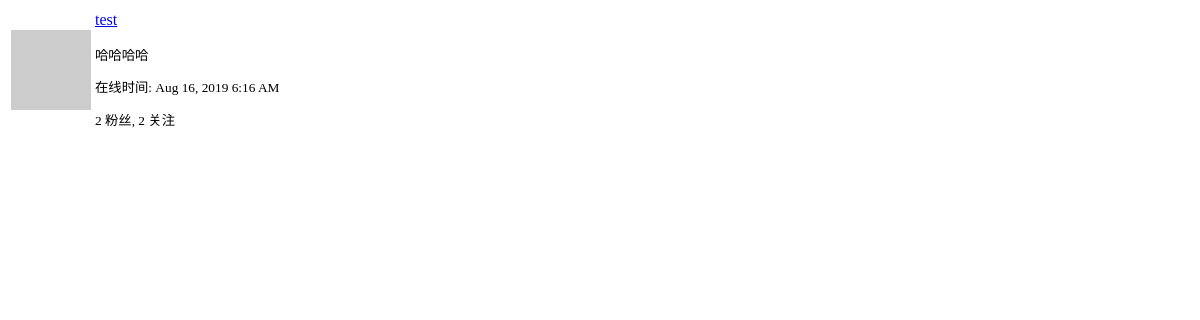
/user/test/popup (signed in), run on an earlier commit of the app's database.
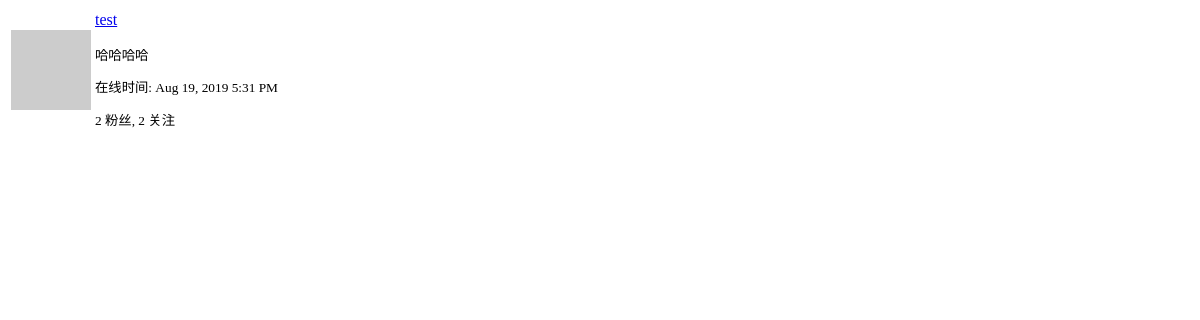
And on a later commit of the database.
### app/models.py (models this page shows, shortened)
class User(UserMixin, db.Model):
    id = db.Column(db.Integer, primary_key=True)
    username = db.Column(db.String(64), index=True, unique=True)
    email = db.Column(db.String(120), index=True, unique=True)
    password_hash = db.Column(db.String(128))
    about_me = db.Column(db.String(140))
    last_seen = db.Column(db.DateTime, default=datetime.utcnow)
    posts = db.relationship('Post', backref='author', lazy='dynamic')
    def avatar(self, size):
        digest = md5(self.email.lower().encode('utf-8')).hexdigest()
        return 'https://www.gravatar.com/avatar/{}?d=identicon&s={}'.format(
            digest, size)
    followed = db.relationship(
        'User', secondary=followers,
        primaryjoin=(followers.c.follower_id == id),
        secondaryjoin=(followers.c.followed_id == id),
        backref=db.backref('followers', lazy='dynamic'), lazy='dynamic')

### app/main/routes.py (the view)
@bp.route('/user/<username>/popup')
def pop_up(username):
    user = User.query.filter_by(username=username).first_or_404()
    return render_template('pop_up.html', user=user)

### app/main/routes.py (called while the page is built)
@bp.before_app_request
def before_request():
    if current_user.is_authenticated:
        current_user.last_seen = datetime.utcnow()
        db.session.commit()
        g.search_form = SearchForm()

### app/models.py (called while the page is built)
@login.user_loader
def load_user(id):
    return User.query.get(int(id))

### app/templates/pop_up.html (shortened to what this page needs)
<table class="table">
    <tr>
        <td width="64" style="border: 0px;"><img src="{{ user.avatar(64) }}"></td>
        <td style="border: 0px;">
            <p>
                <a href="{{ url_for('main.user', username=user.username) }}">
                    {{ user.username }}
                </a>
            </p>
            <small>
                {% if user.about_me %}<p>{{ user.about_me }}</p>{% endif %}
                {% if user.last_seen %}
                <p>{{ '在线时间' }}:
                {{ moment(user.last_seen).format('lll') }}</p>
                {% endif %}
                <p>{{ '{} 粉丝'.format(user.followers.count()) }},
                {{ '{} 关注'.format(user.followed.count()) }}</p>
            </small>
        </td>
    </tr>
</table>

What changed in the data, as far as the page shows it:
changed User "test": last_seen "Aug 16, 2019 6:16 AM" → "Aug 19, 2019 5:31 PM"
